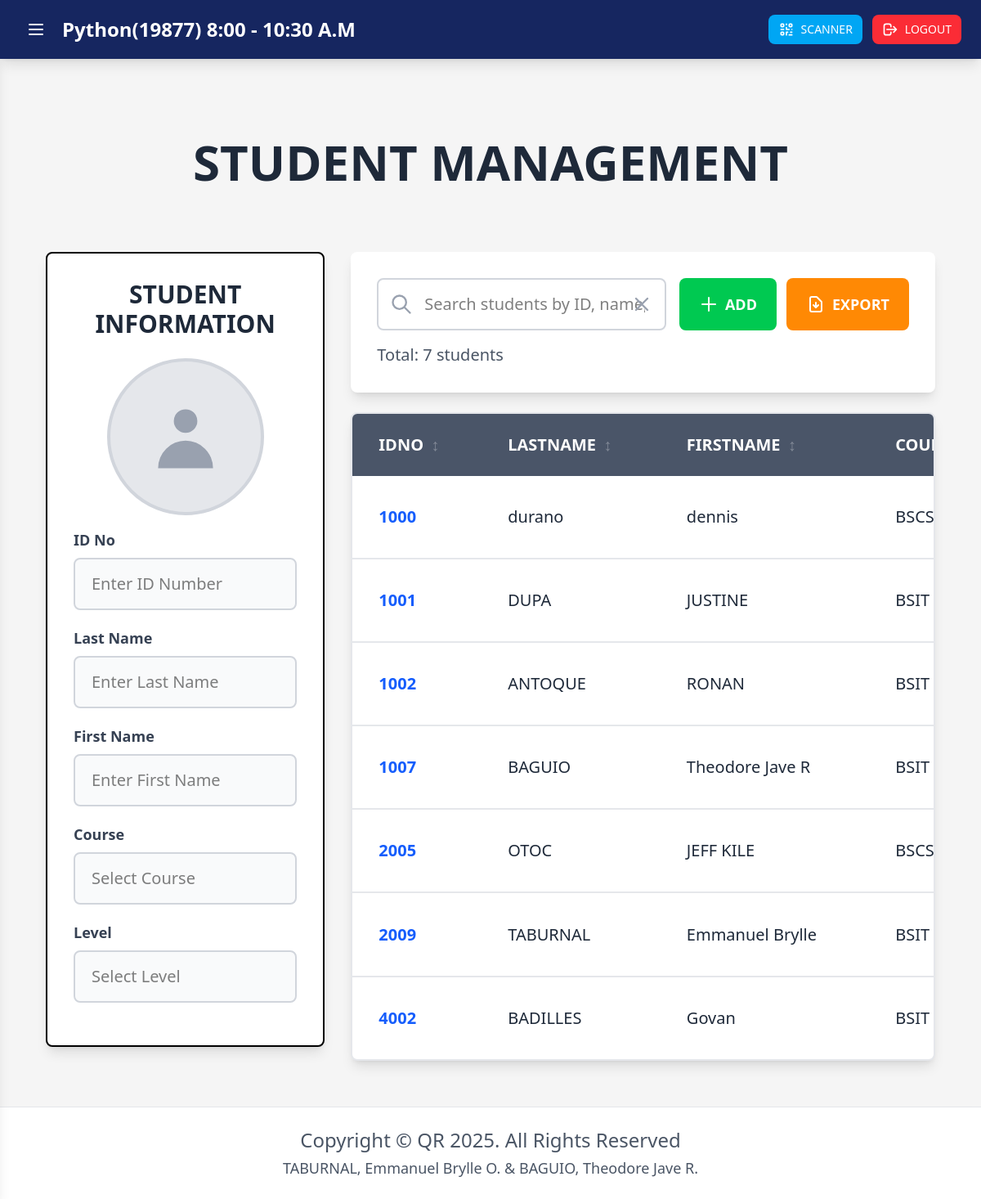
The app's page /student-management (signed in) with its own data.
### tables this page shows
CREATE TABLE student_account(
id INTEGER PRIMARY KEY AUTOINCREMENT,
idno VARCHAR(10) UNIQUE NOT NULL,
Lastname VARCHAR(50) NOT NULL,
Firstname VARCHAR(50) NOT NULL,
course VARCHAR(10) NOT NULL,
level VARCHAR(5) NOT NULL, 
image VARCHAR(25));

### app.py (the view)
@app.route('/student-management')
@login_required
def student_management():
    students = db_helper.get_all()
    return render_template('dashboard/Student_mngt.html', students=students)

### app.py (called while the page is built)
def login_required(f):
    @wraps(f)
    def decorated_function(*args, **kwargs):
        if 'user_id' not in session:
            flash('Please login to access this page', 'error')
            return redirect(url_for('login'))
        return f(*args, **kwargs)
    return decorated_function

### db_helper.py (called while the page is built)
def getprocessor():
    conn = connect(database)
    conn.row_factory = Row
    return conn

def get_all():
    conn = getprocessor()
    cursor = conn.cursor()
    cursor.execute("SELECT * FROM student_account")
    rows = cursor.fetchall()
    conn.close()
    return rows

### templates/dashboard/Student_mngt.html (shortened to what this page needs)
{% extends "dashboard/dashboard.html" %}
{% block StudentManagementContent %}
<main class="flex-1 overflow-y-auto p-3 sm:p-6 md:p-10 lg:p-14 w-full">
    <div class="max-w-[2000px] mx-auto">
        <div class="p-4 sm:p-8 md:p-10 mb-6 sm:mb-10">
            <h2 class="text-2xl sm:text-4xl md:text-5xl lg:text-6xl font-bold text-gray-800 text-center">STUDENT
                MANAGEMENT</h2>
        </div>
        <div class="grid grid-cols-1 lg:grid-cols-3 gap-4 sm:gap-6 md:gap-8">
            <div class="lg:col-span-1">
                <div class="bg-white divide-gray-400 border-2 rounded-lg shadow-lg p-4 sm:p-6 md:p-8">
                    <h3
                        class="text-base sm:text-xl md:text-2xl lg:text-3xl font-bold text-gray-800 text-center mb-4 sm:mb-6">
                        STUDENT INFORMATION</h3>
                    <form id="studentViewForm" class="space-y-3 sm:space-y-4 md:space-y-5">
                        <div class="flex flex-col items-center mb-4">
                            <div id="imagePreview"
                                class="w-24 h-24 sm:w-32 sm:h-32 md:w-40 md:h-40 lg:w-48 lg:h-48 rounded-full bg-gray-200 flex items-center justify-center overflow-hidden border-4 border-gray-300">
                                <svg id="imagePlaceholder"
                                    class="w-12 h-12 sm:w-16 sm:h-16 md:w-20 md:h-20 lg:w-24 lg:h-24 text-gray-400"
                                    fill="currentColor" viewBox="0 0 20 20">
                                    <path fill-rule="evenodd" d="M10 9a3 3 0 100-6 3 3 0 000 6zm-7 9a7 7 0 1114 0H3z"
                                        clip-rule="evenodd" />
                                </svg>
                            </div>
                        </div>
                        <div>
                            <label
                                class="block text-xs sm:text-sm md:text-base lg:text-lg font-semibold text-gray-700 mb-2">ID
                                No</label>
                            <input type="text" id="idNo" placeholder="Enter ID Number" readonly
                                class="w-full px-3 sm:px-4 md:px-5 py-2 sm:py-3 md:py-4 text-sm sm:text-base md:text-lg lg:text-xl border-2 border-gray-300 rounded-lg bg-gray-50 cursor-not-allowed">
                        </div>
                        <div>
                            <label
                                class="block text-xs sm:text-sm md:text-base lg:text-lg font-semibold text-gray-700 mb-2">Last
                                Name</label>
                            <input type="text" id="lastName" placeholder="Enter Last Name" readonly
                                class="w-full px-3 sm:px-4 md:px-5 py-2 sm:py-3 md:py-4 text-sm sm:text-base md:text-lg lg:text-xl border-2 border-gray-300 rounded-lg bg-gray-50 cursor-not-allowed">
                        </div>
                        <div>
                            <label
                                class="block text-xs sm:text-sm md:text-base lg:text-lg font-semibold text-gray-700 mb-2">First
                                Name</label>
                            <input type="text" id="firstName" placeholder="Enter First Name" readonly
                                class="w-full px-3 sm:px-4 md:px-5 py-2 sm:py-3 md:py-4 text-sm sm:text-base md:text-lg lg:text-xl border-2 border-gray-300 rounded-lg bg-gray-50 cursor-not-allowed">
                        </div>
                        <div>
                            <label
                                class="block text-xs sm:text-sm md:text-base lg:text-lg font-semibold text-gray-700 mb-2">Course</label>
                            <input type="text" id="course" placeholder="Select Course" readonly
                                class="w-full px-3 sm:px-4 md:px-5 py-2 sm:py-3 md:py-4 text-sm sm:text-base md:text-lg lg:text-xl border-2 border-gray-300 rounded-lg bg-gray-50 cursor-not-allowed">
                        </div>
                        <div>
                            <label
                                class="block text-xs sm:text-sm md:text-base lg:text-lg font-semibold text-gray-700 mb-2">Level</label>
                            <input type="text" id="level" placeholder="Select Level" readonly
                                class="w-full px-3 sm:px-4 md:px-5 py-2 sm:py-3 md:py-4 text-sm sm:text-base md:text-lg lg:text-xl border-2 border-gray-300 rounded-lg bg-gray-50 cursor-not-allowed">
                        </div>
                    </form>
                </div>
            </div>
            <div class="lg:col-span-2">
                <div>
                    <div class="bg-white rounded-lg shadow-lg p-4 sm:p-6 md:p-8 mb-4 sm:mb-6">
                        <div class="flex flex-col sm:flex-row gap-3 sm:gap-4">
                            <div class="flex-1 relative">
                                <input type="text" id="studentSearch"
                                    placeholder="Search students by ID, name, course, or level..."
                                    class="w-full px-4 sm:px-5 md:px-6 py-2 sm:py-3 md:py-4 pl-10 sm:pl-12 md:pl-14 pr-10 sm:pr-12 border-2 border-gray-300 rounded-lg focus:ring-2 focus:ring-blue-500 focus:border-transparent text-sm sm:text-base md:text-lg lg:text-xl">
                                <svg class="w-5 h-5 sm:w-6 sm:h-6 md:w-7 md:h-7 text-gray-400 absolute left-3 sm:left-4 top-1/2 transform -translate-y-1/2"
                                    fill="none" stroke="currentColor" viewBox="0 0 24 24">
                                    <path stroke-linecap="round" stroke-linejoin="round" stroke-width="2"
                                        d="M21 21l-6-6m2-5a7 7 0 11-14 0 7 7 0 0114 0z" />
                                </svg>
                                <button onclick="clearSearch()"
                                    class="absolute right-3 sm:right-4 top-1/2 transform -translate-y-1/2 text-gray-400 hover:text-gray-600"
                                    title="Clear search">
                                    <svg class="w-5 h-5 sm:w-6 sm:h-6 md:w-7 md:h-7" fill="none" stroke="currentColor"
                                        viewBox="0 0 24 24">
                                        <path stroke-linecap="round" stroke-linejoin="round" stroke-width="2"
                                            d="M6 18L18 6M6 6l12 12" />
                                    </svg>
                                </button>
                            </div>
                            <div class="flex gap-2 sm:gap-3">
                                <button onclick="window.location.href='{{ url_for('student') }}'"
                                    class="bg-green-500 hover:bg-green-600 text-white font-bold py-2 sm:py-3 md:py-4 px-3 sm:px-4 md:px-6 rounded-lg transition text-xs sm:text-sm md:text-base lg:text-lg flex items-center gap-2 whitespace-nowrap">
                                    <svg class="w-4 h-4 sm:w-5 sm:h-5 md:w-6 md:h-6" fill="none" stroke="currentColor"
                                        viewBox="0 0 24 24">
                                        <path stroke-linecap="round" stroke-linejoin="round" stroke-width="2"
                                            d="M12 4v16m8-8H4" />
                                    </svg>
                                    ADD
                                </button>
                                <button onclick="exportFilteredStudents()"
                                    class="bg-orange-400 hover:bg-orange-500 text-white font-bold py-2 sm:py-3 md:py-4 px-3 sm:px-4 md:px-6 rounded-lg transition text-xs sm:text-sm md:text-base lg:text-lg flex items-center gap-2 whitespace-nowrap"
                                    title="Export to CSV">
                                    <svg class="w-4 h-4 sm:w-5 sm:h-5 md:w-6 md:h-6" fill="none" stroke="currentColor"
                                        viewBox="0 0 24 24">
                                        <path stroke-linecap="round" stroke-linejoin="round" stroke-width="2"
                                            d="M12 10v6m0 0l-3-3m3 3l3-3m2 8H7a2 2 0 01-2-2V5a2 2 0 012-2h5.586a1 1 0 01.707.293l5.414 5.414a1 1 0 01.293.707V19a2 2 0 01-2 2z" />
                                    </svg>
                                    EXPORT
                                </button>
                            </div>
                        </div>
                        <div class="mt-3 sm:mt-4 text-sm sm:text-base md:text-lg lg:text-xl text-gray-600 font-medium">
                            <span id="resultCount">Total: {{ students|length }} students</span>
                        </div>
                    </div>
                    <div class="bg-white rounded-lg shadow-lg overflow-hidden border-2 border-gray-200">
                        <div class="overflow-x-auto">
                            <table class="w-full min-w-[800px] lg:min-w-[1200px]">
                                <thead class="bg-[#4a5568] text-white">
                                    <tr>
                                        <th
                                            class="px-3 sm:px-6 md:px-8 py-3 sm:py-5 md:py-6 text-left text-xs sm:text-base md:text-lg lg:text-xl font-bold">
                                            IDNO
                                        </th>
                                        <th
                                            class="px-3 sm:px-6 md:px-8 py-3 sm:py-5 md:py-6 text-left text-xs sm:text-base md:text-lg lg:text-xl font-bold">
                                            LASTNAME
                                        </th>
                                        <th
                                            class="px-3 sm:px-6 md:px-8 py-3 sm:py-5 md:py-6 text-left text-xs sm:text-base md:text-lg lg:text-xl font-bold">
                                            FIRSTNAME
                                        </th>
                                        <th
                                            class="px-3 sm:px-6 md:px-8 py-3 sm:py-5 md:py-6 text-left text-xs sm:text-base md:text-lg lg:text-xl font-bold">
                                            COURSE
                                        </th>
                                    </tr>
                                </thead>
                                <tbody id="studentTableBody" class="divide-y-2 divide-gray-200">
                                    {% if students %}
                                    {% for student in students %}
                                    <tr class="hover:bg-gray-50 transition">
                                        <td
                                            class="px-3 sm:px-6 md:px-8 py-3 sm:py-5 md:py-6 text-xs sm:text-base md:text-lg lg:text-xl text-blue-600 font-bold">
                                            {{ student.idno }}
                                        </td>
                                        <td
                                            class="px-3 sm:px-6 md:px-8 py-3 sm:py-5 md:py-6 text-xs sm:text-base md:text-lg lg:text-xl text-gray-800 font-medium">
                                            {{ student.Lastname }}
                                        </td>
                                        <td
                                            class="px-3 sm:px-6 md:px-8 py-3 sm:py-5 md:py-6 text-xs sm:text-base md:text-lg lg:text-xl text-gray-800 font-medium">
                                            {{ student.Firstname }}
                                        </td>
                                        <td
                                            class="px-3 sm:px-6 md:px-8 py-3 sm:py-5 md:py-6 text-xs sm:text-base md:text-lg lg:text-xl text-gray-800">
                                            {{ student.course }}
                                        </td>
                                    </tr>
                                    {% endfor %}
                                    {% endif %}
                                </tbody>
                            </table>
                        </div>
                    </div>
                </div>
            </div>
        </div>
    </div>
</main>
{% endblock %}

### records on screen
student_account: idno "1001", Lastname "DUPA", Firstname "JUSTINE", course "BSIT"
student_account: idno "2009", Lastname "TABURNAL", Firstname "Emmanuel Brylle", course "BSIT"
student_account: idno "2005", Lastname "OTOC", Firstname "JEFF KILE", course "BSCS"
student_account: idno "1007", Lastname "BAGUIO", Firstname "Theodore Jave R", course "BSIT"
student_account: idno "1002", Lastname "ANTOQUE", Firstname "RONAN", course "BSIT"
student_account: idno "4002", Lastname "BADILLES", Firstname "Govan", course "BSIT"
student_account: idno "1000", Lastname "durano", Firstname "dennis", course "BSCS"
